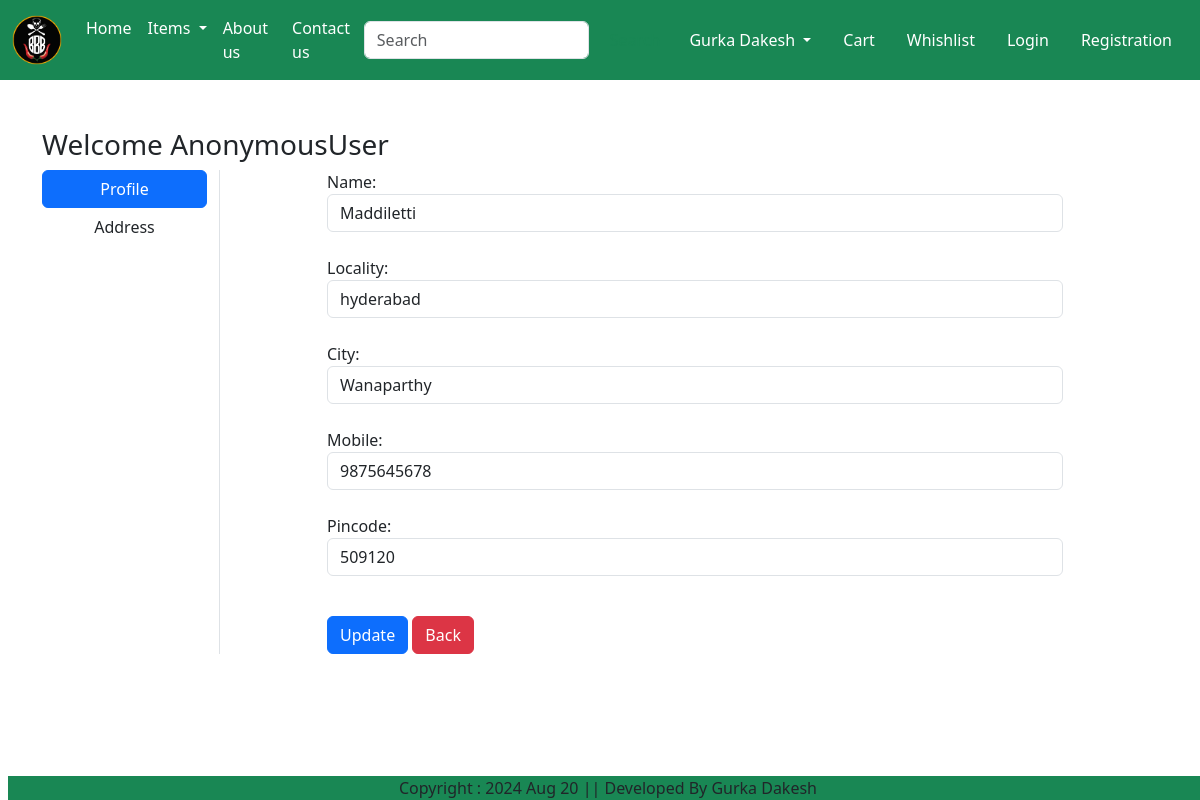
/updateAddress/13, run on the app's committed database.
### app/models.py (models this page shows, shortened)
class Customer(models.Model):
    user = models.ForeignKey(User, on_delete=models.CASCADE)
    name = models.CharField(max_length=200)
    locality = models.CharField(max_length=200)
    city = models.CharField(max_length=50)
    mobile = models.IntegerField(default=0)
    pincode = models.IntegerField()

### app/views.py (the view, shortened to what this page needs)
# urls.py: path('updateAddress/<int:pk>', views.updateAddress.as_view(),name='updateAddress'),
class updateAddress(View):
    def get(self, request, pk):
        add = Customer.objects.get(pk=pk)
        form = CustomerProfileForm(instance=add)
        return render(request, 'testapp/update.html', locals())

### app/forms.py
class CustomerProfileForm(forms.ModelForm):
    class Meta:
        model = Customer
        fields = ['name','locality','city','mobile','pincode']
        widgets = {
        'name':forms.TextInput(attrs={'class':'form-control'}),
        'locality':forms.TextInput(attrs={'class':'form-control'}),
        'city':forms.TextInput(attrs={'class':'form-control'}),
        'mobile':forms.NumberInput(attrs={'class':'form-control'}),
        'pincode':forms.NumberInput(attrs={'class':'form-control'}),
        }

### app/templates/testapp/update.html (shortened to what this page needs)
{% extends 'testapp/base.html' %}
{% load static  %}
{% block container %}
<div class="container my-5">
    <div class="row">
        <h3 >Welcome <span class="text-capitalize">{{request.user}}</span></h3>
         <div class="col-sm-2 border-end">
             <ul class="list-unstyled">
             <li class="d-grid"><a href="{% url 'profile' %}" class="btn btn-primary">Profile</a></li>
             <li class="d-grid"><a href="{% url 'address' %}" class="btn ">Address</a></li>
             </ul>
          </div>
    <div class="col-sm-8 offset-sm-1">
        <form action="" method="post">
                {% for fm in form %}
                {{fm.label_tag}} {{fm}} <br>
                {% endfor %}
                <div class="col-12 mt-3">
                    <button type="submit" class="btn btn-primary">Update</button>
                    <a href="{% url 'address' %}" type="button" class="btn btn-danger">Back</a>
                </div>
        </form>
</div>
{% endblock container %}

### data on the page
Customer: form "Maddiletti" "hyderabad" "Wanaparthy" "9875645678" "509120"

### other printed values
{{ request.user }} "AnonymousUser"
{{ fm.label_tag }} "Name:" "Locality:" "City:" "Mobile:" "Pincode:"
